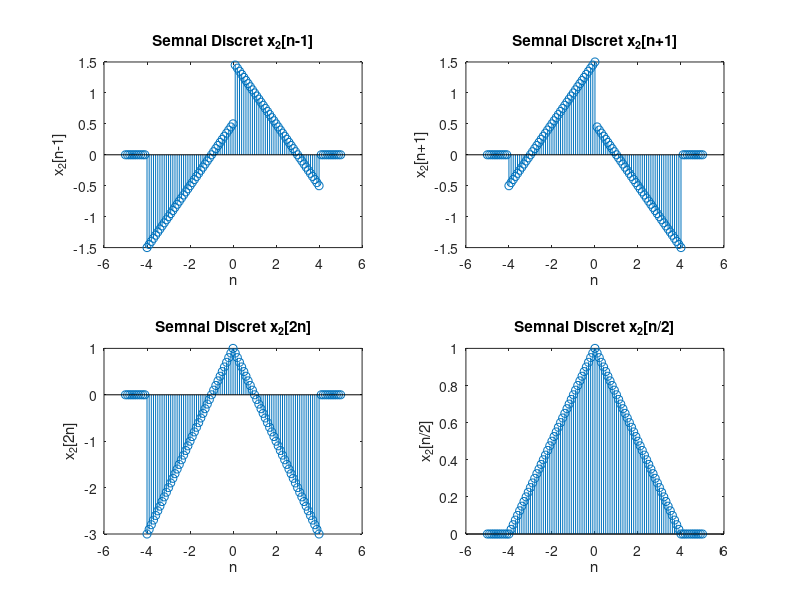

Write the MATLAB code that produced this figure.
n = -5:0.1:5;
interval1 = (n>0)&(n<=4);
interval2 = (n>=-4)&(n<=0);

x2 = @(n)((1-n/2).*interval1 + (1+n/2).*interval2);
subplot(2,2,1);
stem(n,x2(n-1));
xlabel('n');ylabel('x_2[n-1]');title('Semnal Discret x_2[n-1]');

subplot(2,2,2);
stem(n,x2(n+1));
xlabel('n');ylabel('x_2[n+1]');title('Semnal Discret x_2[n+1]');

subplot(2,2,3);
stem(n,x2(2*n));
xlabel('n');ylabel('x_2[2n]');title('Semnal Discret x_2[2n]');

subplot(2,2,4);
stem(n,x2(n/2));
xlabel('n');ylabel('x_2[n/2]');title('Semnal Discret x_2[n/2]');
